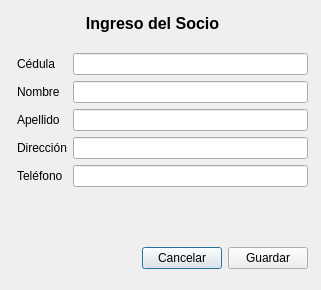
<?xml version="1.0" encoding="UTF-8"?>
<ui version="4.0">
 <class>AgregarSocioWindow</class>
 <widget class="QDialog" name="AgregarSocioWindow">
  <property name="geometry">
   <rect>
    <x>0</x>
    <y>0</y>
    <width>321</width>
    <height>290</height>
   </rect>
  </property>
  <property name="windowTitle">
   <string>Dialog</string>
  </property>
  <widget class="QLabel" name="label_8">
   <property name="geometry">
    <rect>
     <x>37</x>
     <y>13</y>
     <width>231</width>
     <height>21</height>
    </rect>
   </property>
   <property name="text">
    <string>&lt;html&gt;&lt;head/&gt;&lt;body&gt;&lt;p align=&quot;center&quot;&gt;&lt;span style=&quot; font-size:12pt; font-weight:600;&quot;&gt;Ingreso del Socio&lt;/span&gt;&lt;/p&gt;&lt;/body&gt;&lt;/html&gt;</string>
   </property>
  </widget>
  <widget class="QWidget" name="layoutWidget">
   <property name="geometry">
    <rect>
     <x>17</x>
     <y>53</y>
     <width>291</width>
     <height>216</height>
    </rect>
   </property>
   <layout class="QVBoxLayout" name="verticalLayout">
    <item>
     <layout class="QFormLayout" name="formLayout">
      <item row="1" column="0">
       <widget class="QLabel" name="label_9">
        <property name="text">
         <string>Cédula</string>
        </property>
       </widget>
      </item>
      <item row="1" column="1">
       <widget class="QLineEdit" name="txtCedula"/>
      </item>
      <item row="2" column="0">
       <widget class="QLabel" name="label">
        <property name="text">
         <string>Nombre</string>
        </property>
       </widget>
      </item>
      <item row="2" column="1">
       <widget class="QLineEdit" name="txtNombre"/>
      </item>
      <item row="3" column="0">
       <widget class="QLabel" name="label_3">
        <property name="text">
         <string>Apellido</string>
        </property>
       </widget>
      </item>
      <item row="3" column="1">
       <widget class="QLineEdit" name="txtApellido"/>
      </item>
      <item row="4" column="0">
       <widget class="QLabel" name="label_2">
        <property name="text">
         <string>Dirección</string>
        </property>
       </widget>
      </item>
      <item row="4" column="1">
       <widget class="QLineEdit" name="txtDireccion"/>
      </item>
      <item row="5" column="0">
       <widget class="QLabel" name="label_6">
        <property name="text">
         <string>Teléfono</string>
        </property>
       </widget>
      </item>
      <item row="5" column="1">
       <widget class="QLineEdit" name="txtTelefono"/>
      </item>
     </layout>
    </item>
    <item>
     <layout class="QHBoxLayout" name="horizontalLayout_2">
      <item>
       <spacer name="horizontalSpacer">
        <property name="orientation">
         <enum>Qt::Horizontal</enum>
        </property>
        <property name="sizeHint" stdset="0">
         <size>
          <width>40</width>
          <height>20</height>
         </size>
        </property>
       </spacer>
      </item>
      <item>
       <widget class="QPushButton" name="btnCancelar">
        <property name="text">
         <string>Cancelar</string>
        </property>
       </widget>
      </item>
      <item>
       <widget class="QPushButton" name="btnGuardar">
        <property name="text">
         <string>Guardar</string>
        </property>
       </widget>
      </item>
     </layout>
    </item>
   </layout>
  </widget>
 </widget>
 <resources/>
 <connections/>
</ui>
